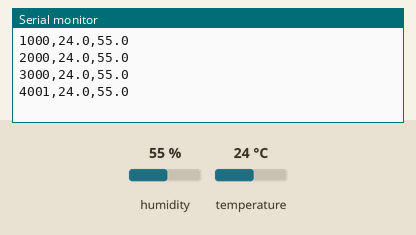
A sketch run on a simulated ESP32. Shown: the last lines printed to the serial monitor. The inputs (shaded band) are chosen by the test bench; at power-on: humidity 55 %, temperature 24 °C.

Above: at 4.8 s.
4.9 s: humidity set to 22 %
At 5.8 s:
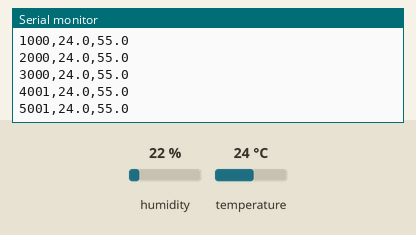
8.9 s: temperature set to 12 °C
At 9.8 s:
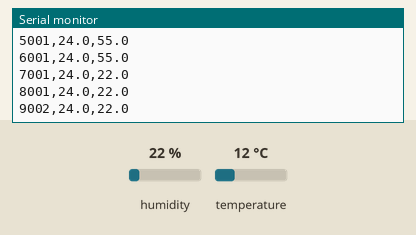
12.9 s: humidity set to 40 %
At 13.8 s:
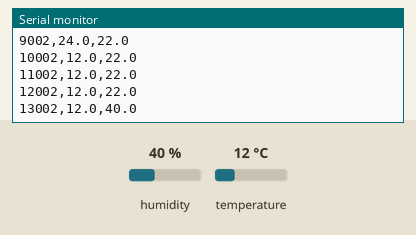
Timing chart, 0 to 15.9 s (numbered marks = the images above; inputs shaded):
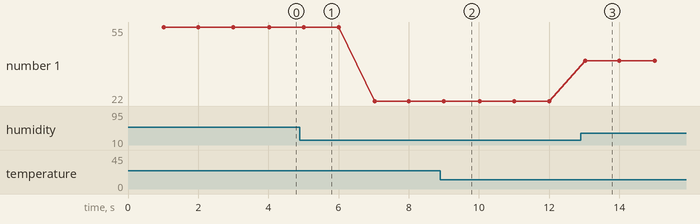

Measured:
- after the input at 12.9 s, the serial monitor: prints a new line after 0.13 s (image 3)
- plotted number 1: 55 → 22 after the input at 4.9 s, 22 → 40 after the input at 12.9 s

The sketch:

dht_coleta.ino
```cpp
/*
 * CP2 - Coleta de dados do DHT11 (temperatura + umidade) no ESP32
 *
 * Envia pela Serial, a 1 Hz (limite do DHT11), linhas no formato:
 *     timestamp_ms,temperatura_C,umidade_%
 * O script gravar_csv_dht.py le essas linhas e salva os CSVs rotulados.
 *
 * Mesmo pino do carrinho: DHT11 no GPIO 19.
 * Use este sketch SOMENTE para coletar. Para o carrinho, use carrinho_dht_tinyml.ino.
 */
#include <DHT.h>

#define DHTPIN  19
#define DHTTYPE DHT11

DHT dht(DHTPIN, DHTTYPE);

const unsigned long INTERVALO_MS = 1000;   // DHT11 nao le mais rapido que 1 Hz
unsigned long ultimaLeitura = 0;
float ultimaT = NAN, ultimaH = NAN;

void setup() {
  Serial.begin(115200);
  dht.begin();
}

void loop() {
  unsigned long agora = millis();
  if (agora - ultimaLeitura >= INTERVALO_MS) {
    ultimaLeitura = agora;
    float t = dht.readTemperature();
    float h = dht.readHumidity();
    if (!isnan(t) && !isnan(h)) { ultimaT = t; ultimaH = h; }  // leitura falhou -> repete a anterior
    if (isnan(ultimaT)) return;                                // ainda sem nenhuma leitura valida

    Serial.print(agora);
    Serial.print(",");
    Serial.print(ultimaT, 1);
    Serial.print(",");
    Serial.println(ultimaH, 1);
  }
}
```
